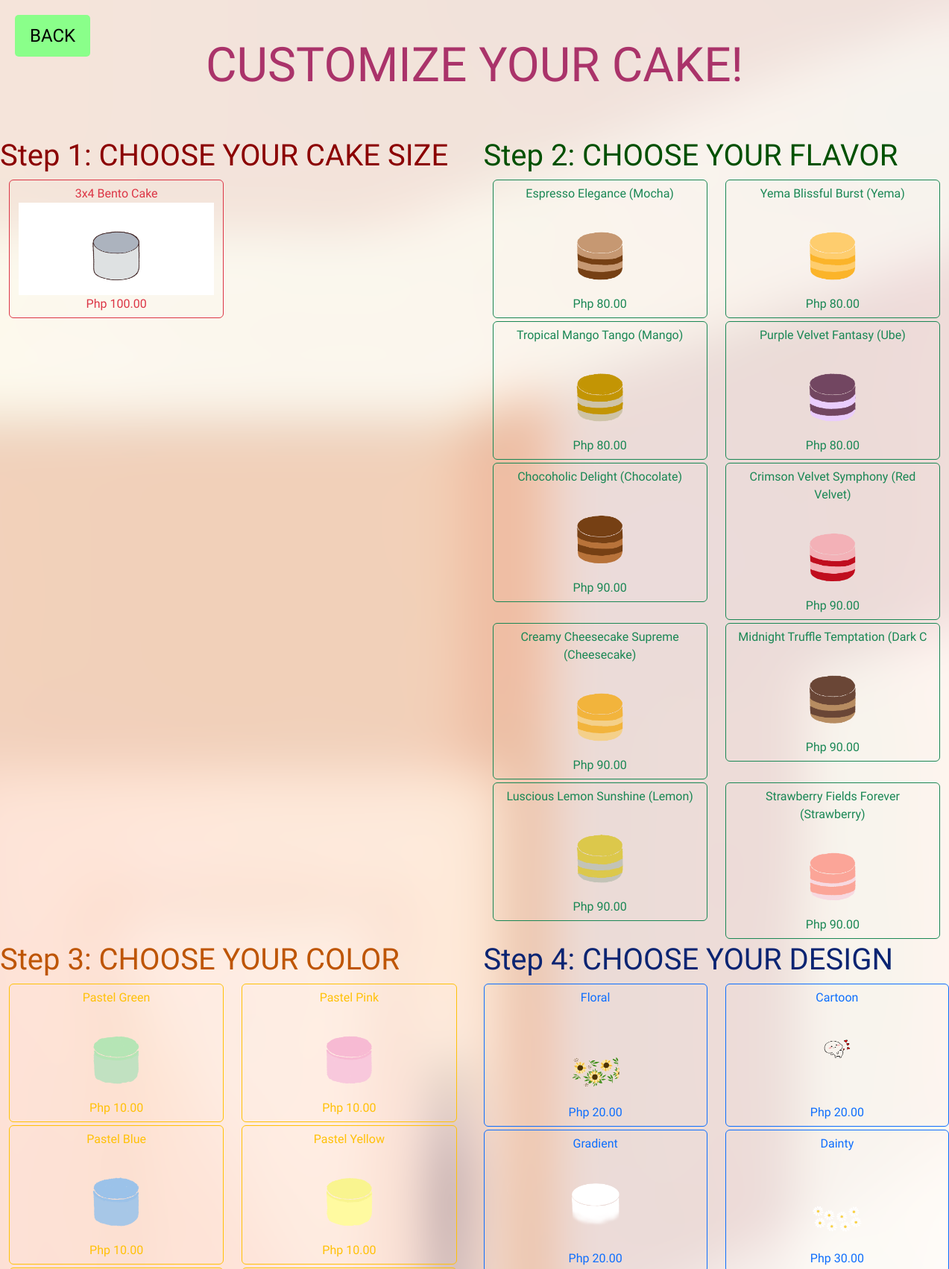
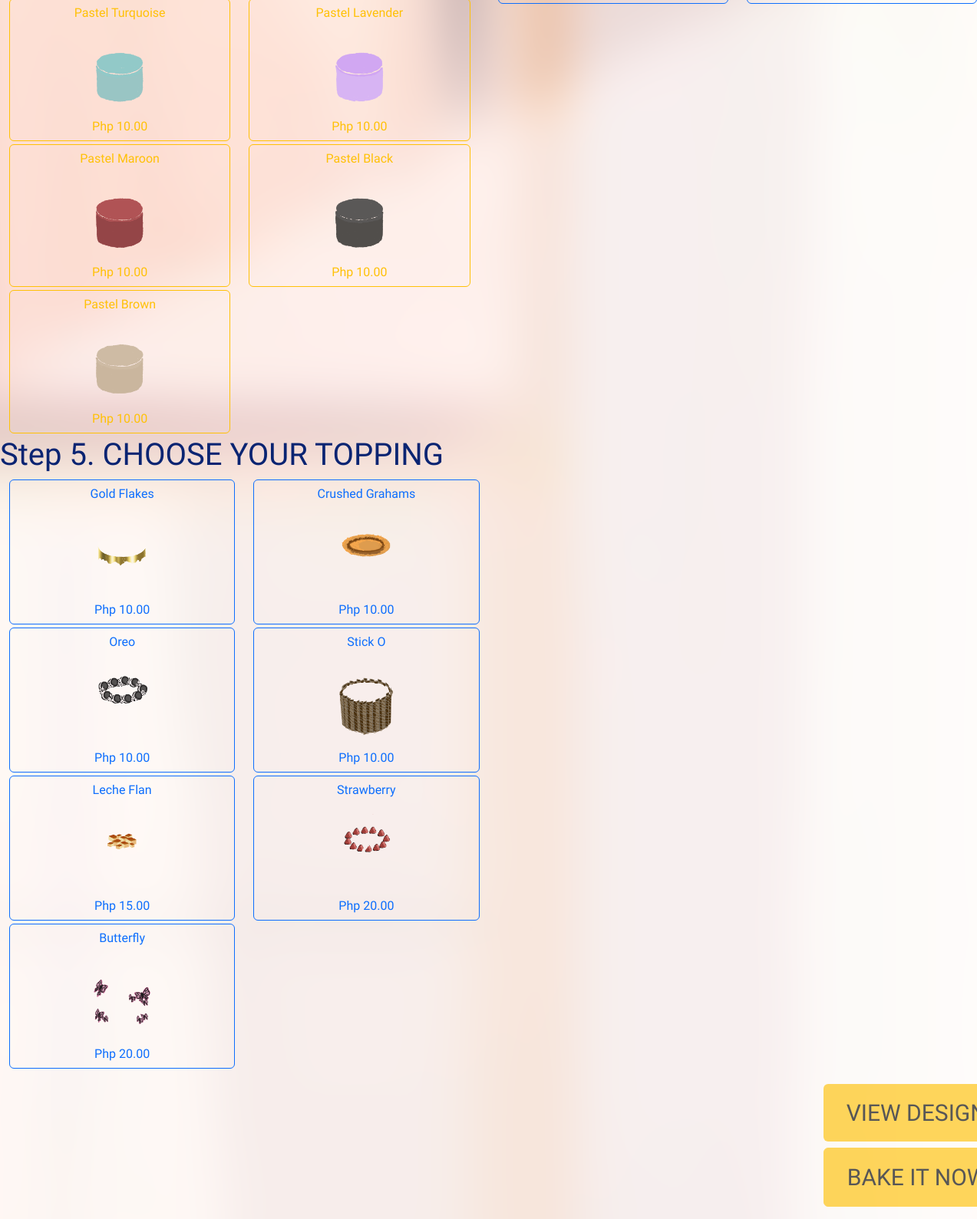
Page /user/customization.php on the committed database (2 pictures, top to bottom).
### tables this page shows
CREATE TABLE `elements` (
  `element_id` int(11) NOT NULL,
  `element_name` varchar(100) NOT NULL,
  `step_id` int(11) NOT NULL,
  `price_amount` decimal(6,2) NOT NULL,
  `element_img` varchar(100) NOT NULL,
  `element_status` varchar(1) NOT NULL DEFAULT 'A' COMMENT 'A = Available\r\nU = Unavailable'
);

### user/customization.php (the view, shortened to what this page needs)
<html lang="en">
<head>
    <link rel="stylesheet" href="../css/bootstrap.css">
</head>
<a href="user_dashboard.php" class="back-btn">BACK</a>
<div class="col">
    <h1 style="font-size: 4em; text-align: center; color: #AA336A; padding: 50px; animation: floatAnimation 2s ease-in-out infinite;">CUSTOMIZE YOUR CAKE!</h1>
</div>
<div class="col">
    <?php
    require '../db.php';
    ?>
<?php
if (!isset($_GET['process_order'])) {
    ?>
    <form id="myForm" method="get">
        <div class="row">
            <div class="col-lg-6 col-sm-12">
            <h4 class="display-6" style="color: #8B0000;">Step 1: CHOOSE YOUR CAKE SIZE</h4>
                <div class="container-fluid">
                <div class="row">
                    <?php
                    $sql_get_element = "SELECT * FROM `elements` WHERE `step_id` = '1' AND `element_status` = 'A'";
                    $get_result = mysqli_query($conn, $sql_get_element);
                    if (mysqli_num_rows($get_result) > 0) {
                        while ($step1 = mysqli_fetch_assoc($get_result)) {
                            ?>
                            <div class="col-6">
                                <label class="btn col-12 btn-outline-danger mb-1" for="<?php echo $step1['element_id']; ?>">
                                    <?php echo $step1['element_name'] . "<br>"; ?>
                                    <img class="img-fluid" src="img/<?php echo $step1['element_img'];?>" alt="">
                                    <?php echo "Php " . number_format($step1['price_amount'], 2); ?>
                                </label>
                            </div>
                            <?php
                        }
                    } else {
                        echo "<p>No available elements for this step. Currently out of stock. Please check back later.</p>";
                    }
                    ?>
                </div>
                </div>
            </div>
            <div class="col-lg-6 col-sm-12">
            <h4 class="display-6" style="color: #005000;">Step 2: CHOOSE YOUR FLAVOR</h4>
                <div class="container-fluid">
                <div class="row">
                    <?php
                    $sql_get_element_step2 = "SELECT * FROM `elements` WHERE `step_id` = '2' AND `element_status` = 'A'";
                    $get_result_step2 = mysqli_query($conn, $sql_get_element_step2);
                    if (mysqli_num_rows($get_result_step2) > 0) {
                        while ($step2 = mysqli_fetch_assoc($get_result_step2)) {
                            ?>
                            <div class="col-6">
                                <label class="btn col-12 btn-outline-success mb-1" for="<?php echo $step2['element_id']; ?>">
                                    <?php echo $step2['element_name'] . "<br>"; ?>
                                    <img class="img-fluid" src="img/<?php echo $step2['element_img'];?>" alt="">
                                    <?php echo "Php " . number_format($step2['price_amount'], 2); ?>
                                </label>
                            </div>
                            <?php
                        }
                    } else {
                        echo "<p>No available elements for this step. Currently out of stock. Please check back later.</p>";
                    }
                    ?>
                </div>
                </div>
            </div>
            <div class="col-lg-6 col-sm-12">
                <h4 class="display-6" style="color: #BE5504;">Step 3: CHOOSE YOUR COLOR</h4>
                <div class="container-fluid">
                <div class="row">
                    <?php
                    $sql_get_element_step3 = "SELECT * FROM `elements` WHERE `step_id` = '3' AND `element_status` = 'A'";
                    $get_result_step3 = mysqli_query($conn, $sql_get_element_step3);
                    if (mysqli_num_rows($get_result_step3) > 0) {
                        while ($step3 = mysqli_fetch_assoc($get_result_step3)) {
                            ?>
                            <div class="col-6">
                            <label class="btn col-12 btn-outline-warning mb-1" for="<?php echo $step3['element_id']; ?>">
                                <?php echo $step3['element_name'] . "<br>"; ?>
                                <img class="img-fluid" src="img/<?php echo $step3['element_img'];?>" alt="">
                                <?php echo "Php " . number_format($step3['price_amount'], 2); ?>
                            </label>
                        </div>
                        <?php
                    }
                } else {
                    echo "<p>No available elements for this step. Currently out of stock. Please check back later.</p>";
                }
                ?>
                </div>
                </div>
            </div>
            <div class="col-lg-6 col-sm-12">
                <h4 class="display-6" style="color: #0A2472;">Step 4: CHOOSE YOUR DESIGN</h4>
                <div class="row">
                    <?php
                    $sql_get_element_step4 = "SELECT * FROM `elements` WHERE `step_id` = '4' AND `element_status` = 'A'";
                    $get_result_step4 = mysqli_query($conn, $sql_get_element_step4);
                    if (mysqli_num_rows($get_result_step4) > 0) {
                        while ($step4 = mysqli_fetch_assoc($get_result_step4)) {
                            ?>
                            <div class="col-6">
                                <label class="btn col-12 btn-outline-primary mb-1" for="<?php echo $step4['element_id']; ?>">
                                    <?php echo $step4['element_name'] . "<br>"; ?>
                                    <img class="img-fluid" src="img/<?php echo $step4['element_img'];?>" alt="">
                                    <?php echo "Php " . number_format($step4['price_amount'], 2); ?>
                                </label>
                            </div>
                            <?php
                        }
                    } else {
                        echo "<p>No available elements for this step. Currently out of stock. Please check back later.</p>";
                    }
                    ?>
                </div>
                </div>
            </div>
            <div class="col-lg-6 col-sm-12">
                <h4 class="display-6" style="color: #0A2472;">Step 5. CHOOSE YOUR TOPPING</h4>
                <div class="container-fluid">
                <div class="row">
                    <?php
                    $sql_get_element_step5 = "SELECT * FROM `elements` WHERE `step_id` = '5' AND `element_status` = 'A'";
                    $get_result_step5 = mysqli_query($conn, $sql_get_element_step5);
                    if (mysqli_num_rows($get_result_step5) > 0) {
                        while ($step5 = mysqli_fetch_assoc($get_result_step5)) {
                        ?>
                        <div class="col-6">
                            <label class="btn col-12 btn-outline-primary mb-1" for="<?php echo $step5['element_id']; ?>">
                                <?php echo $step5['element_name'] . "<br>"; ?>
                                <img class="img-fluid" src="img/<?php echo $step5['element_img'];?>" alt="">
                                <?php echo "Php " . number_format($step5['price_amount'], 2); ?>
                            </label>
                        </div>
                        <?php
                    }
                } else {
                    echo "<p>No available elements for this step. Currently out of stock. Please check back later.</p>";
                }
                ?>
                </div>
                </div>
            </div>
        </div>
        <div class="row">
        <div class="col-9"></div>
        <div class="col-3">
            <input type="submit" name="process_order" class="btn btn-view-selection btn-warning mb-2" value="VIEW DESIGN" onclick="setAction('display_selection.php')">
            <input type="button" name="process_order" class="btn btn-custom-size btn-warning mb-3" value="BAKE IT NOW" onclick="confirmBeforeBake()">
        </div>
    </div>
<?php
}
?>
</body>
</html>

### user/customization.php (style rules this page uses)
.back-btn { position: absolute; top: 20px; left: 20px; font-family: 'Lilita One', sans-serif; font-size: 24px; color: black; text-decoration: none; background-color: #8aff8a; padding: 10px 20px; border-radius: 5px; transition: background-color 0.3s ease; z-index: 1; }
.btn-view-selection { background-color: #ADD8E6; padding: 15px 30px; font-size: 30px; margin-left: 100px; border: none; }
.btn-custom-size { margin-left: 100px; padding: 15px 30px; font-size: 30px; }

### rows in the picture
elements: element_name "3x4 Bento Cake", element_img (picture), price_amount "100.00"
elements: element_name "Espresso Elegance (Mocha)", element_img (picture), price_amount "80.00"
elements: element_name "Yema Blissful Burst (Yema)", shows a picture, price_amount "80.00"
elements: element_name "Tropical Mango Tango (Mango)", element_img (picture), price_amount "80.00"
elements: element_name "Purple Velvet Fantasy (Ube)", element_img (picture), price_amount "80.00"
elements: element_name "Chocoholic Delight (Chocolate)", element_img (picture), price_amount "90.00"
elements: element_name "Crimson Velvet Symphony (Red Velvet)", element_img (picture), price_amount "90.00"
elements: element_name "Creamy Cheesecake Supreme (Cheesecake)", element_img (picture), price_amount "90.00"
elements: element_name "Midnight Truffle Temptation (Dark C", element_img (picture), price_amount "90.00"
elements: element_name "Luscious Lemon Sunshine (Lemon)", element_img (picture), price_amount "90.00"
elements: element_name "Strawberry Fields Forever (Strawberry)", element_img (picture), price_amount "90.00"
elements: element_name "Pastel Green", element_img (picture), price_amount "10.00"
elements: element_name "Pastel Pink", element_img (picture), price_amount "10.00"
elements: element_name "Pastel Blue", element_img (picture), price_amount "10.00"
elements: element_name "Pastel Yellow", element_img (picture), price_amount "10.00"
elements: element_name "Pastel Turquoise", element_img (picture), price_amount "10.00"
elements: element_name "Pastel Lavender", element_img (picture), price_amount "10.00"
elements: element_name "Pastel Maroon", element_img (picture), price_amount "10.00"
elements: element_name "Pastel Black", element_img (picture), price_amount "10.00"
elements: element_name "Pastel Brown", element_img (picture), price_amount "10.00"
elements: element_name "Floral", element_img (picture), price_amount "20.00"
elements: element_name "Cartoon", element_img (picture), price_amount "20.00"
elements: element_name "Gradient", element_img (picture), price_amount "20.00"
elements: element_name "Dainty", element_img (picture), price_amount "30.00"
elements: element_name "Gold Flakes", element_img (picture), price_amount "10.00"
elements: element_name "Crushed Grahams", element_img (picture), price_amount "10.00"
elements: element_name "Oreo", element_img (picture), price_amount "10.00"
elements: element_name "Stick O", element_img (picture), price_amount "10.00"
elements: element_name "Leche Flan", element_img (picture), price_amount "15.00"
elements: element_name "Strawberry", element_img (picture), price_amount "20.00"
elements: element_name "Butterfly", element_img (picture), price_amount "20.00"
